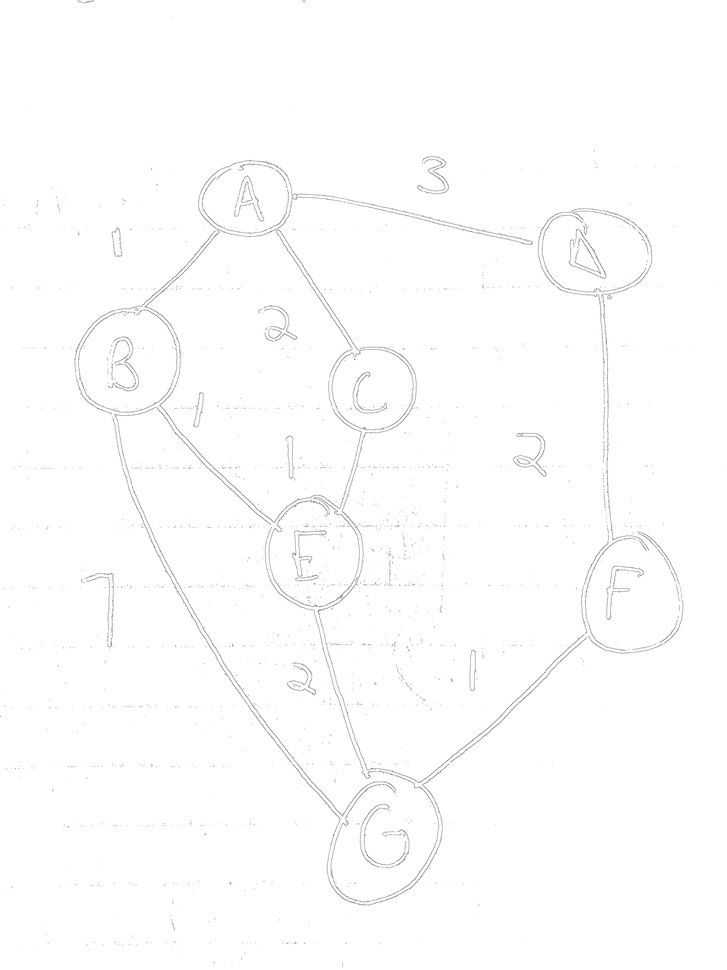
#> input picture opencv_tests/BINARY_INV.jpg, 727 x 970 px, shrunk from 3024 x 4032 before the run
$ python contours.py   (older library calls are emulated)
#> lines starting #> are read from the running program, lines starting #| are printed output that depends on the picture; after the words box and inside, x2 and y2 are one past the last pixel; in counts of white or black regions, pixels touching at a corner belong together
'''
import numpy as np
import cv2

img = cv2.imread('./test_graph.jpg', cv2.IMREAD_GRAYSCALE)
ret,thresh = cv2.threshold(img,127,255,0)
#image, contours, hierarchy = cv2.findContours(thresh,cv2.RETR_TREE,cv2.CHAIN_APPROX_SIMPLE)
contours,hierachy=cv2.findContours(thresh,cv2.RETR_TREE,cv2.CHAIN_APPROX_SIMPLE)
#cnt = contours[4]
#img = cv2.drawContours(img, [cnt], 0, (0,255,0), 3)
'''
import numpy as np
import cv2 as cv
im = cv.imread('BINARY_INV.jpg')
#> im is the input picture: shape (970, 727, 3); min 114, max 255, mean 253.3
imgray = cv.cvtColor(im, cv.COLOR_BGR2GRAY)
ret, thresh = cv.threshold(imgray, 127, 255, 0)
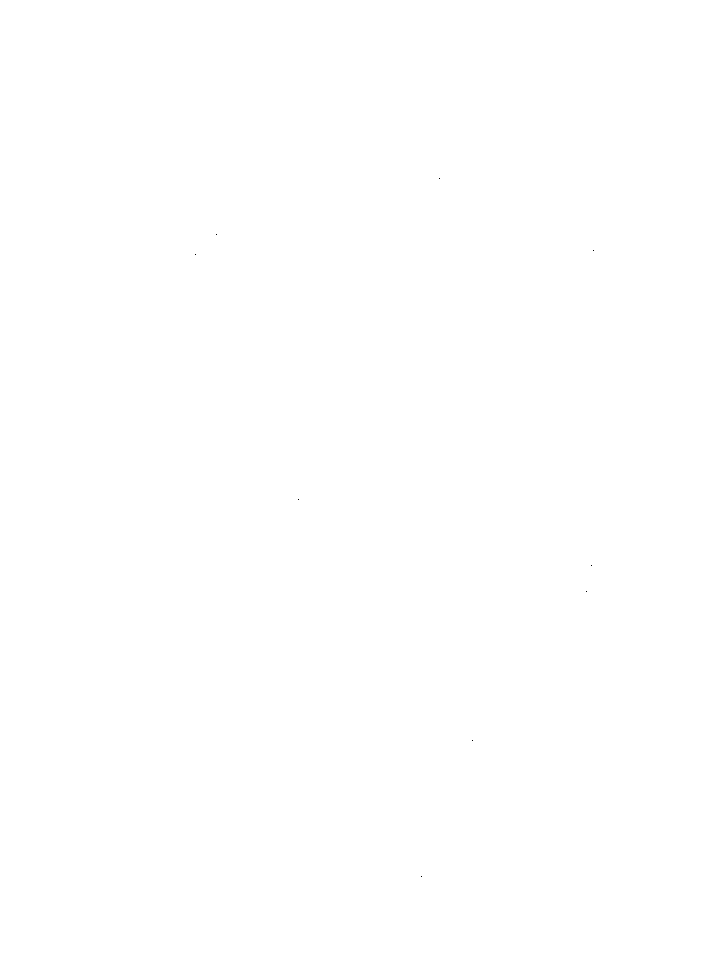
#> thresh: shape (970, 727); 100% white; black in thin lines or dots, all inside (x1, y1, x2, y2) = (195, 178, 594, 877)
contours, hierarchy = cv.findContours(thresh, cv.RETR_TREE, cv.CHAIN_APPROX_SIMPLE)
#> contours = 10 contours, 9 with area under 20; largest, box (x1, y1, x2, y2) and area: (0, 0, 727, 970) 703494
im = cv.drawContours(im, contours, -1, (0,255,0), 3)
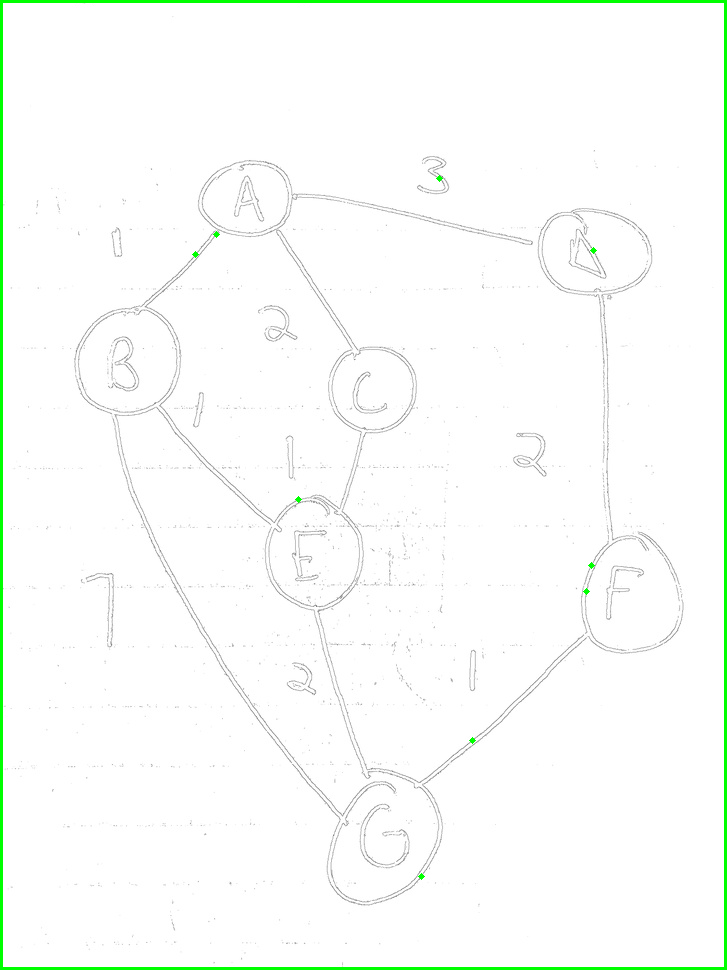
#> im: shape (970, 727, 3); 1.47% of pixels changed, all inside (x1, y1, x2, y2) = (0, 0, 727, 970)
cv.imwrite('contour_graph.jpg',im)
cv.imshow('image',im)
cv.waitKey(0)
cv.destroyAllWindows()
